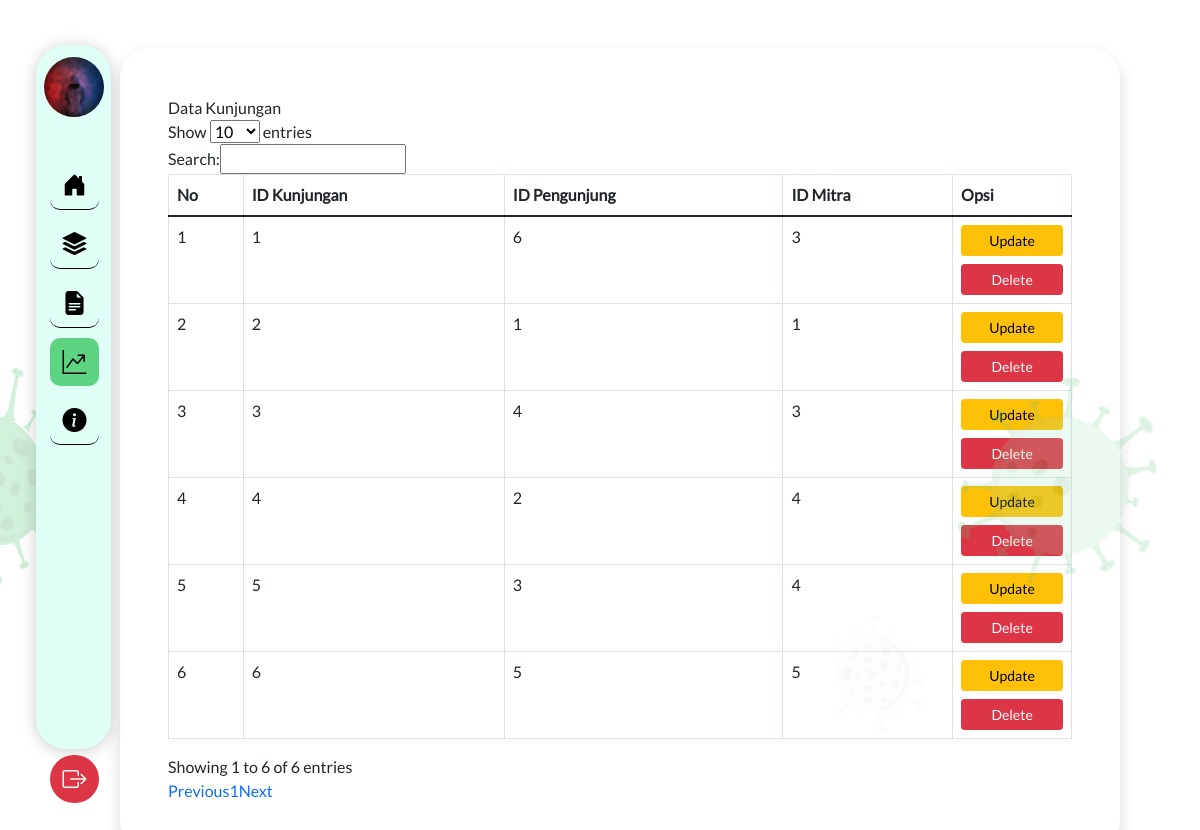
The page /index.php/kunjungan on the database its author committed.
### tables this page shows
CREATE TABLE `kunjungan` (
  `idKunjungan` int(100) NOT NULL,
  `idPengunjung` int(10) NOT NULL,
  `idMitra` int(10) NOT NULL,
  `statusKunjungan` enum('Selesai','Dalam Kunjungan') NOT NULL
);

### application/controllers/Kunjungan.php (called while the page is built, shortened)
<?php
class Kunjungan extends CI_Controller
{
	public function __construct()
	{
		$this->load->model('Kunjungan_model');
		$this->load->library('form_validation');
	}
	public function index()
	{
		$data['kunjungan'] = $this->Kunjungan_model->getDataKunjungan()->result();
		$this->load->view('templates/header');
        $this->load->view('kunjungan/index', $data);
        $this->load->view('templates/footer');
	}
}

### index.php (called while the page is built, shortened)
<?php
require_once BASEPATH.'core/CodeIgniter.php';

### application/models/Kunjungan_model.php (called while the page is built)
<?php
class Kunjungan_model extends CI_Model
{
	public function getDataKunjungan()
	{
		return $this->db->get('kunjungan');
	}
}
?>

### application/views/kunjungan/index.php (the view)
<div class="d-flex mt-5">
    <div class="p-5 col-md-10 shadow mb-5 ml-container" style="border-radius: 30px;">
        <div class="row">
            <div class="col-lg-12">
                <div class="panel panel-default">
                    <div class="panel-heading">
                        Data Kunjungan
                    </div>
                    <div class="panel-body">
                        <table id="example" class="table table-bordered table-hover">
                            <thead>
                                <tr>
                                    <th scope="col">No</th>
                                    <th scope="col">ID Kunjungan</th>
                                    <th scope="col">ID Pengunjung</th>
                                    <th scope="col">ID Mitra</th>
                                    <th scope="col" width="125px">Opsi</th>
                                </tr>
                            </thead>
                            <tbody>
								<?php
                                    $i = 1;
                                    foreach ($kunjungan as $data) { ?>
								<tr>
									<td><?php echo $i?></td>
									<td><?php echo $data->idKunjungan?></td>
									<td><?php echo $data->idPengunjung ?></td>
									<td><?php echo $data->idMitra ?></td>
									<td>
										<a href="#" class="btn btn-sm btn-warning w-100 mb-2" id="update">Update</a>
										<a href="#" class="btn btn-sm btn-danger w-100" id="delete">Delete</a>
									</td>
								</tr>
								<?php
                                    $i++;
                                }
                                ?>
							</tbody>
                        </table>
                    </div>
                </div>
            </div>
        </div>
    </div>
</div>

### application/views/templates/header.php (shortened to what this page needs)
<!DOCTYPE html>
<html lang="en">
<head>
    <link rel="stylesheet" href="./node_modules/bootstrap/dist/css/bootstrap.css">
    <link rel="stylesheet" href="./node_modules/bootstrap-icons/font/bootstrap-icons.css">
    <link rel="stylesheet" href="./assets/css/style.css">
    <link rel="stylesheet" href="./assets/css/font.css">
</head>
<body>
    <img src="./assets/image/virus4.png" class="bg-4 wow animate__animated animate__fadeIn">
    <nav class="nav-bar">
        <div class="menu-bar">
            <div class="profile">
                <img src="./assets/image/profil.jpg" alt="profile" style="border-radius: 100px;">
            </div>
            <div class="menu">
                <div class="main-menu">
                    <ul>
                        <li data-bs-toggle="tooltip" data-bs-placement="top" title="Tooltip on top">
                            <a href="<?= base_url(); ?>dashboard" class="<?php if (uri_string() === 'dashboard') echo 'actived' ?>">
                                <i class="bi bi-house-door-fill"></i>
                            </a>
                        </li>
                        <li>
                            <a href="<?= base_url(); ?>mitra" class="<?php if (uri_string() === 'mitra') echo 'actived' ?>">
                                <i class="bi bi-stack"></i>
                            </a>
                        </li>
                        <li>
                            <a href="<?= base_url(); ?>pengunjung" class="<?php if (uri_string() === 'pengunjung') echo 'actived' ?>">
                                <i class="bi bi-file-earmark-text-fill"></i>
                            </a>
                        </li>
                        <li>
                            <a href="<?= base_url(); ?>kunjungan" class="<?php if (uri_string() === 'kunjungan') echo 'actived' ?>">
                                <i class="bi bi-graph-up-arrow"></i>
                            </a>
                        </li>
                        <li>
                            <a href="<?= base_url(); ?>informasi" class="<?php if (uri_string() === 'informasi') echo 'actived' ?>">
                                <i class="bi bi-info-circle-fill"></i>
                            </a>
                        </li>
                    </ul>
                </div>
                <div class="button-menu">
                    <ul>
                        <li id="keluar" class="">
                            <a href="home/logout" class="out bg-danger text-white">
                                <i class="bi bi-box-arrow-right"></i>
                            </a>
                        </li>
                    </ul>
                </div>
            </div>
        </div>
    </nav>

### application/views/templates/footer.php (shortened to what this page needs)
</body>
</html>

### assets/css/style.css (style rules this page uses)
body { font-family: "LatoRegular" !important; }
a { text-decoration: none; cursor: pointer; }
.bg-4 { position: absolute; top: 350px; right: 0vw; }
.menu ul li { list-style: none; }
.menu ul li a { display: block; margin-left: -30px; color: black; border-bottom: 1px solid rgb(0, 0, 0); }
.nav-bar { width: 75px; height: 88vh; background-color: #E0FFF6; border-radius: 30px; position: absolute; top: 5%; left: 3%; box-shadow: 0 0.1rem 1rem rgba(0, 0, 0, 0.2); }
.menu-bar { display: flex; flex-direction: column; justify-content: space-evenly; padding: 12px; }
.menu { display: flex; flex-direction: column; justify-content: space-evenly; }
.profile { text-align: center; display: flex; justify-content: center; align-items: center; }
.profile img { width: 60px; }
.menu { margin-top: 34px; }
.menu ul li { font-size: 24px; text-align: center; margin-top: 6px; list-style: none; }
.menu ul li a { padding: 6px; margin-top: 10px; border-radius: 10px; text-align: center; align-items: center; color: black; }
.menu ul li a.actived { background-color: #5DD482; border-bottom: 0px solid rgb(0, 0, 0); }
.button-menu { margin-top: 35.5vh; }
.out { border-radius: 100px !important; border-bottom: 0px solid rgb(0, 0, 0) !important; }
.button-menu ul li a.out { background-color: #F28F8F; }
.ml-container { margin-left: 10vw; }

### rows shown on the page
kunjungan: idKunjungan "1", idPengunjung "6", idMitra "3"
kunjungan: idKunjungan "2", idPengunjung "1", idMitra "1"
kunjungan: idKunjungan "3", idPengunjung "4", idMitra "3"
kunjungan: idKunjungan "4", idPengunjung "2", idMitra "4"
kunjungan: idKunjungan "5", idPengunjung "3", idMitra "4"
kunjungan: idKunjungan "6", idPengunjung "5", idMitra "5"
